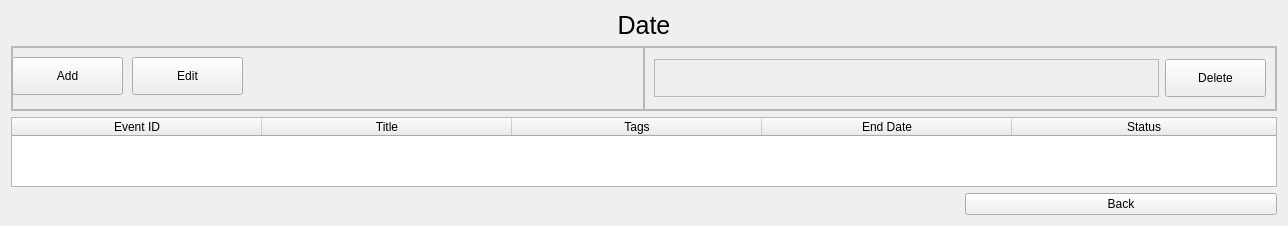
      <widget class="QWidget" name="pageViewDaily">
       <property name="sizePolicy">
        <sizepolicy hsizetype="Preferred" vsizetype="Preferred">
         <horstretch>1</horstretch>
         <verstretch>0</verstretch>
        </sizepolicy>
       </property>
       <layout class="QGridLayout" name="gridLayout_3">
        <item row="1" column="0" colspan="4">
         <widget class="QFrame" name="frameViewDailyButtonRow">
          <property name="minimumSize">
           <size>
            <width>0</width>
            <height>65</height>
           </size>
          </property>
          <property name="frameShape">
           <enum>QFrame::StyledPanel</enum>
          </property>
          <property name="frameShadow">
           <enum>QFrame::Raised</enum>
          </property>
          <layout class="QHBoxLayout" name="horizontalLayout_3">
           <property name="spacing">
            <number>0</number>
           </property>
           <property name="leftMargin">
            <number>0</number>
           </property>
           <property name="topMargin">
            <number>0</number>
           </property>
           <property name="rightMargin">
            <number>0</number>
           </property>
           <property name="bottomMargin">
            <number>0</number>
           </property>
           <item>
            <widget class="QFrame" name="frameViewDailyAddEdit">
             <property name="frameShape">
              <enum>QFrame::StyledPanel</enum>
             </property>
             <property name="frameShadow">
              <enum>QFrame::Raised</enum>
             </property>
             <widget class="QPushButton" name="buttonViewDailyAdd">
              <property name="geometry">
               <rect>
                <x>0</x>
                <y>10</y>
                <width>111</width>
                <height>38</height>
               </rect>
              </property>
              <property name="text">
               <string>Add</string>
              </property>
             </widget>
             <widget class="QPushButton" name="buttonViewDailyEdit">
              <property name="geometry">
               <rect>
                <x>120</x>
                <y>10</y>
                <width>111</width>
                <height>38</height>
               </rect>
              </property>
              <property name="maximumSize">
               <size>
                <width>16777215</width>
                <height>16777215</height>
               </size>
              </property>
              <property name="text">
               <string>Edit</string>
              </property>
             </widget>
            </widget>
           </item>
           <item>
            <widget class="QFrame" name="frameViewDailyDelete">
             <property name="layoutDirection">
              <enum>Qt::LeftToRight</enum>
             </property>
             <property name="frameShape">
              <enum>QFrame::StyledPanel</enum>
             </property>
             <property name="frameShadow">
              <enum>QFrame::Raised</enum>
             </property>
             <layout class="QGridLayout" name="gridLayout">
              <item row="1" column="1">
               <widget class="QPushButton" name="buttonViewDailyDelete">
                <property name="maximumSize">
                 <size>
                  <width>101</width>
                  <height>38</height>
                 </size>
                </property>
                <property name="layoutDirection">
                 <enum>Qt::RightToLeft</enum>
                </property>
                <property name="text">
                 <string>Delete</string>
                </property>
               </widget>
              </item>
              <item row="1" column="0">
               <widget class="QFrame" name="frameViewDailySpacer">
                <property name="frameShape">
                 <enum>QFrame::StyledPanel</enum>
                </property>
                <property name="frameShadow">
                 <enum>QFrame::Raised</enum>
                </property>
               </widget>
              </item>
             </layout>
            </widget>
           </item>
          </layout>
         </widget>
        </item>
        <item row="4" column="0" colspan="4">
         <widget class="QTableWidget" name="tableViewDaily">
          <property name="minimumSize">
           <size>
            <width>1003</width>
            <height>0</height>
           </size>
          </property>
          <property name="styleSheet">
           <string notr="true"/>
          </property>
          <property name="sizeAdjustPolicy">
           <enum>QAbstractScrollArea::AdjustToContents</enum>
          </property>
          <property name="editTriggers">
           <set>QAbstractItemView::NoEditTriggers</set>
          </property>
          <property name="selectionMode">
           <enum>QAbstractItemView::SingleSelection</enum>
          </property>
          <property name="selectionBehavior">
           <enum>QAbstractItemView::SelectRows</enum>
          </property>
          <attribute name="horizontalHeaderCascadingSectionResizes">
           <bool>true</bool>
          </attribute>
          <attribute name="horizontalHeaderMinimumSectionSize">
           <number>20</number>
          </attribute>
          <attribute name="horizontalHeaderDefaultSectionSize">
           <number>250</number>
          </attribute>
          <attribute name="horizontalHeaderStretchLastSection">
           <bool>true</bool>
          </attribute>
          <attribute name="verticalHeaderCascadingSectionResizes">
           <bool>true</bool>
          </attribute>
          <column>
           <property name="text">
            <string>Event ID</string>
           </property>
          </column>
          <column>
           <property name="text">
            <string>Title</string>
           </property>
          </column>
          <column>
           <property name="text">
            <string>Tags</string>
           </property>
          </column>
          <column>
           <property name="text">
            <string>End Date</string>
           </property>
          </column>
          <column>
           <property name="text">
            <string>Status</string>
           </property>
          </column>
         </widget>
        </item>
        <item row="5" column="3">
         <widget class="QPushButton" name="buttonViewDailyBack">
          <property name="text">
           <string>Back</string>
          </property>
         </widget>
        </item>
        <item row="0" column="1" colspan="2">
         <widget class="QLabel" name="labelViewDailyDate">
          <property name="styleSheet">
           <string notr="true">QLabel{
font-size: 25px
}</string>
          </property>
          <property name="text">
           <string>Date</string>
          </property>
          <property name="alignment">
           <set>Qt::AlignCenter</set>
          </property>
         </widget>
        </item>
       </layout>
      </widget>
